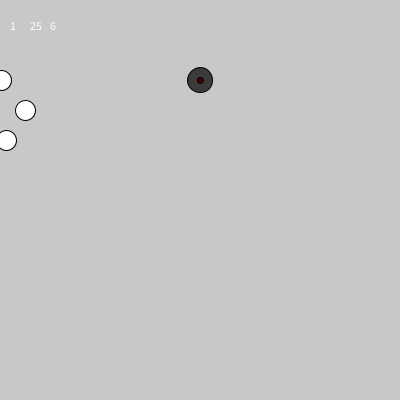
Frame 1 (no input)
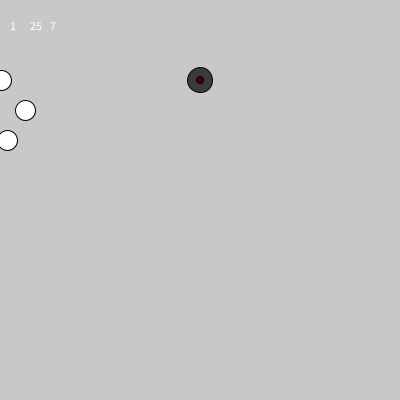
Frame 60 (the mouse pressed at the canvas centre just before this capture)
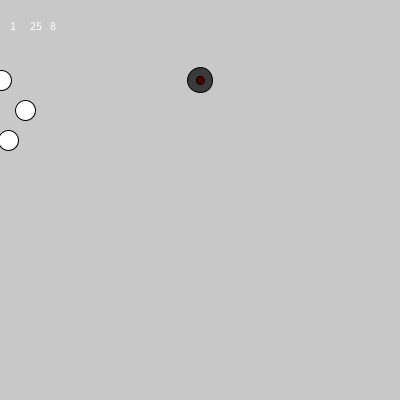
Frame 120 (the mouse held since frame 60 and released just before this capture)

The Processing sketch that drew these frames (run headless with seeded random() and noise(); from frame 60 on, the mouse is pressed at the canvas centre):

// Processing sketch: processing_78821
// ── processing_78821.pde

int lastSecond;
void setup () {
  size (400, 400);
}

void draw () {
  background (200);
  if (second () == 0)
  if (hour () == 0) {
  }
  //  if (lastSecond != second()) {
  //    println (lastSecond + " "+ second());
  //    fill (255,0,0);
  //    ellipse (random (width), random (height), 20, 20);
  //    lastSecond = second ();
  //  }
  //}
  fill (255);
  text (hour(), 10, 30);
  text (minute(), 30, 30);
  text (second(), 50, 30);
  ellipse (hour (), 80, 20, 20);
  ellipse (minute (), 110, 20, 20);
  ellipse (second (), 140, 20, 20);
  
  fill (255,0,0);
  ellipse (200, 80, second (), second ());
  fill (0, 0, 0, 180);
  ellipse (200, 80, minute (), minute ());
}

// http://www.youtube.com/watch?v=8rJR4ExTsQs&feature=related

//int m = minute
//int s = second
//
//void setup () {
//  size (400, 400);
//}
//
//void draw () {
//  if (second () == 0 {
//  background (200);
//  text (m, 10, 30);
//  text (s, 10, 50); 
//  
//}
